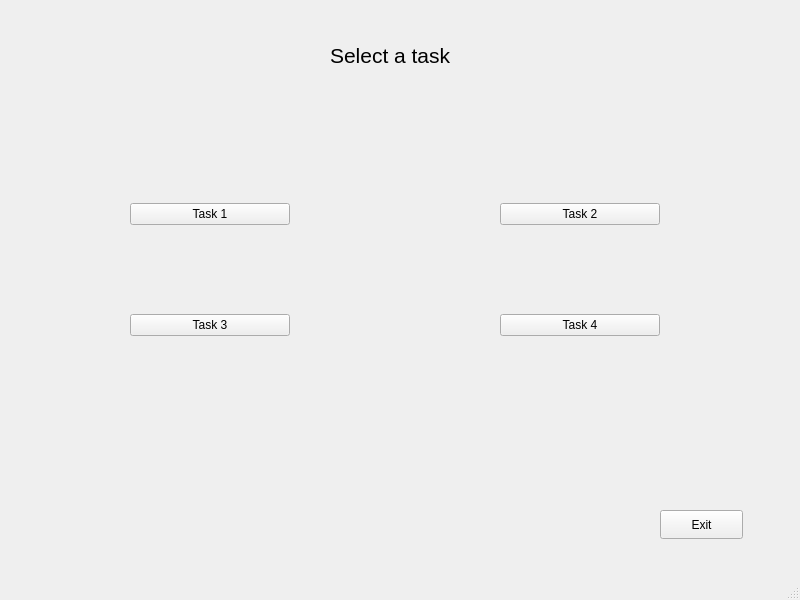
<?xml version="1.0" encoding="UTF-8"?>
<ui version="4.0">
 <class>MainWindow</class>
 <widget class="QMainWindow" name="MainWindow">
  <property name="geometry">
   <rect>
    <x>0</x>
    <y>0</y>
    <width>800</width>
    <height>600</height>
   </rect>
  </property>
  <property name="windowTitle">
   <string>MainWindow</string>
  </property>
  <widget class="QWidget" name="centralwidget">
   <widget class="QPushButton" name="pushButton_Exit">
    <property name="geometry">
     <rect>
      <x>660</x>
      <y>510</y>
      <width>83</width>
      <height>29</height>
     </rect>
    </property>
    <property name="text">
     <string>Exit</string>
    </property>
   </widget>
   <widget class="QWidget" name="verticalLayoutWidget">
    <property name="geometry">
     <rect>
      <x>130</x>
      <y>120</y>
      <width>160</width>
      <height>301</height>
     </rect>
    </property>
    <layout class="QVBoxLayout" name="verticalLayout">
     <item>
      <widget class="QPushButton" name="pushButton_Task1">
       <property name="text">
        <string>Task 1</string>
       </property>
      </widget>
     </item>
     <item>
      <widget class="QPushButton" name="pushButton_Task3">
       <property name="text">
        <string>Task 3</string>
       </property>
      </widget>
     </item>
    </layout>
   </widget>
   <widget class="QWidget" name="verticalLayoutWidget_2">
    <property name="geometry">
     <rect>
      <x>500</x>
      <y>120</y>
      <width>160</width>
      <height>301</height>
     </rect>
    </property>
    <layout class="QVBoxLayout" name="verticalLayout_2">
     <item>
      <widget class="QPushButton" name="pushButton_Task2">
       <property name="text">
        <string>Task 2</string>
       </property>
      </widget>
     </item>
     <item>
      <widget class="QPushButton" name="pushButton_Task4">
       <property name="text">
        <string>Task 4</string>
       </property>
      </widget>
     </item>
    </layout>
   </widget>
   <widget class="QLabel" name="label_SelectTask">
    <property name="geometry">
     <rect>
      <x>330</x>
      <y>30</y>
      <width>171</width>
      <height>51</height>
     </rect>
    </property>
    <property name="text">
     <string>&lt;html&gt;&lt;head/&gt;&lt;body&gt;&lt;p&gt;&lt;span style=&quot; font-size:16pt;&quot;&gt;Select a task&lt;/span&gt;&lt;/p&gt;&lt;/body&gt;&lt;/html&gt;</string>
    </property>
   </widget>
  </widget>
  <widget class="QStatusBar" name="statusbar"/>
 </widget>
 <resources/>
 <connections/>
</ui>
